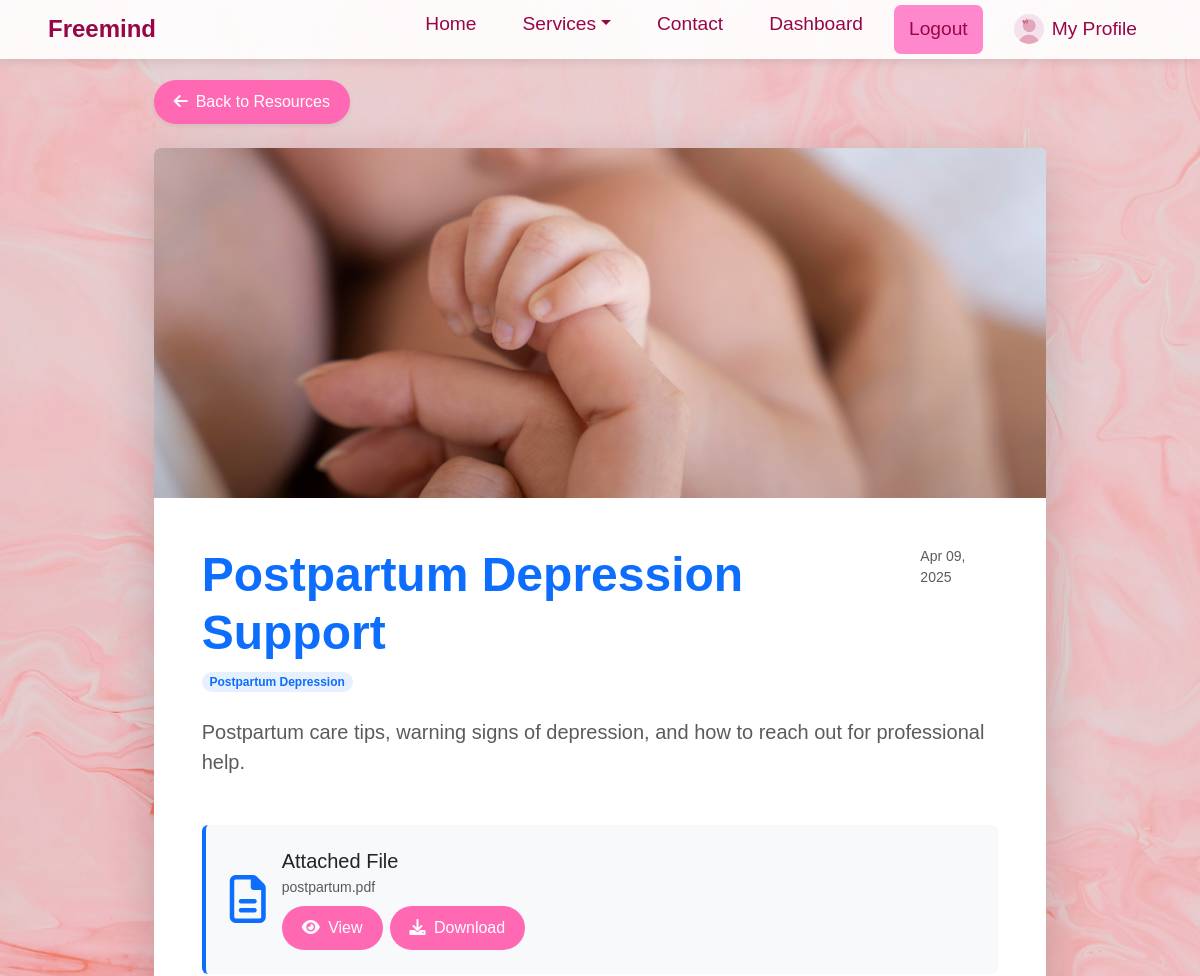
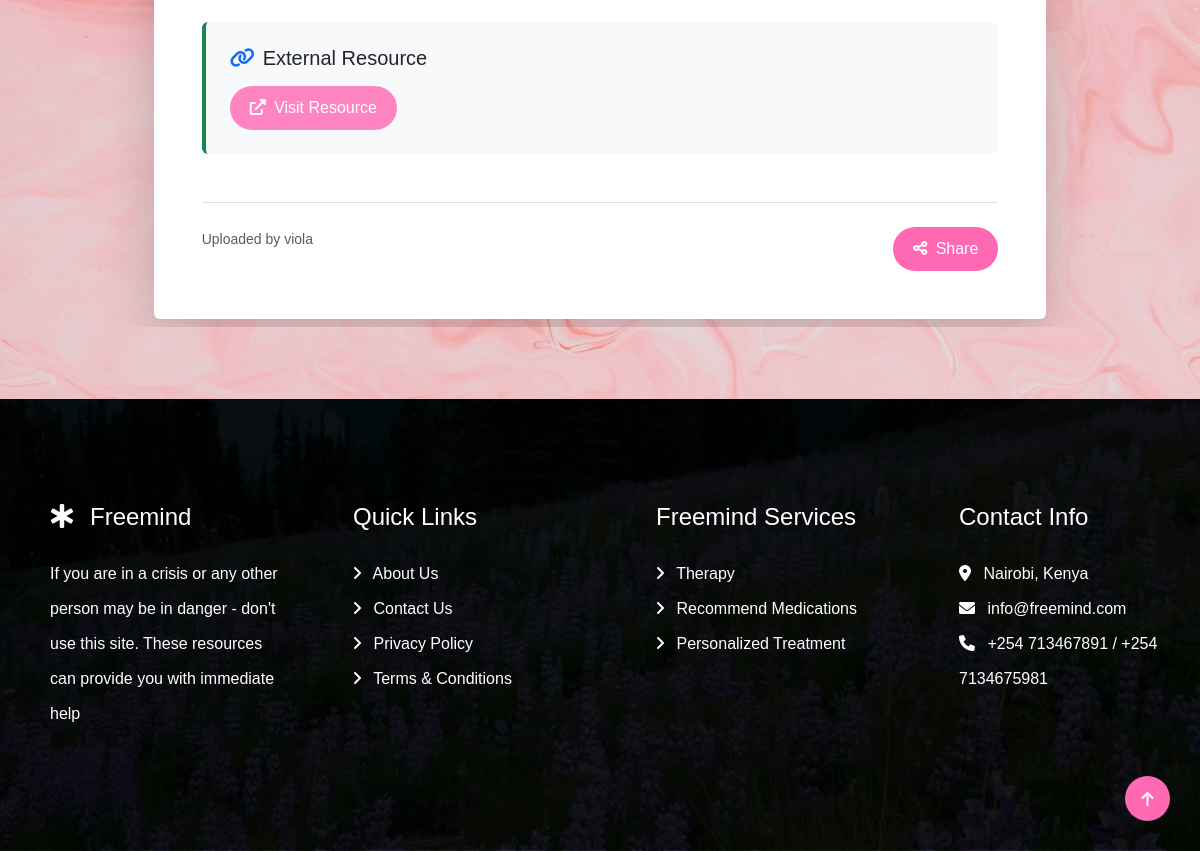
The page /resources/5/ (signed in) on the database its author committed (2 pictures, top to bottom).
### users/models.py (models this page shows, shortened)
class User(AbstractUser):
    ROLE_CHOICES = [
        ('patient', 'Patient'),
        ('therapist', 'Therapist'),
        ('admin', 'Admin'),
    ]
    role = models.CharField(max_length=10, choices=ROLE_CHOICES, default='patient')
    email = models.EmailField(unique=True)
    groups = models.ManyToManyField(Group, related_name="custom_user_groups", blank=True)
    user_permissions = models.ManyToManyField(Permission, related_name="custom_user_permissions", blank=True)
    date_joined = models.DateTimeField(
        ('date joined'),
        default=timezone.now,
        editable=False
    )

class Profile(models.Model):
    user = models.OneToOneField(User, on_delete=models.CASCADE, related_name='profile')
    image = models.ImageField(
        upload_to='profile_images/',
        default='default.jpg',
        blank=True,
        null=True,
        validators=[
            FileExtensionValidator(allowed_extensions=['jpg', 'jpeg', 'png']),
            validate_file_size  # Custom file size validator
        ]
    )
    phone = models.CharField(max_length=15, unique=True, blank=True, null=True)
    gender = models.CharField(max_length=10, choices=[('Male', 'Male'), ('Female', 'Female')], null=True)
    dob = models.DateField(null=True, blank=True)
    county = models.CharField(max_length=100, null=True, blank=True)
    language = models.CharField(max_length=50,  choices=[('English', 'English'), ('Swahili', 'Swahili'), ('English, Swahili', 'English, Swahili')],blank=True, null=True)
    preferred_gender = models.CharField(
        max_length=10,
        choices=[('Male', 'Male'), ('Female', 'Female')],
        blank=True,
        null=True
    )
    specializations = models.ManyToManyField(Specialization, blank=True)
    assigned_therapist = models.ForeignKey( 'Therapist', on_delete=models.SET_NULL, null=True, blank=True)
    uploaded_file = models.FileField(
        upload_to='profile_files/%Y/%m/%d/',
        blank=True,
        null=True,
        validators=[
            FileExtensionValidator(allowed_extensions=['pdf', 'doc', 'docx', 'txt']),
            validate_uploaded_file_size  # Custom file size validator
        ]
    )

### resources/models.py (models this page shows, shortened)
class Resource(models.Model):
    title = models.CharField(max_length=255)
    description = models.TextField()
    categories = models.CharField(max_length=255, blank=True, null=True)
    file = models.FileField(upload_to='resources/', blank=True, null=True)
    link = models.URLField(blank=True, null=True)
    images = models.ImageField(upload_to='resources/', blank=True, null=True)
    resource_type = models.CharField(max_length=255, blank=True, null=True)
    created_by = models.ForeignKey(User, on_delete=models.SET_NULL, null=True, blank=True)
    created_at = models.DateTimeField(auto_now_add=True)
    class Meta:
        ordering = ['-created_at']

### resources/views.py (the view)
# urls.py: path('<int:pk>/', views.resource_detail, name='resource_detail'),
def resource_detail(request, pk):
    resource = get_object_or_404(Resource, pk=pk)
    return render(request, 'resources/resource_details.html', {
        'resource': resource
    })

### resources/templates/resources/resource_details.html (shortened to what this page needs)
{% extends 'core/base.html' %}
{% load static %}
{% block content %}
<div class="container py-5">
    <div class="row justify-content-center">
        <div class="col-lg-10">
            <a href="{% url 'resource_content' %}" class="btn btn-light mb-4 rounded-pill shadow-sm">
                <i class="fas fa-arrow-left me-2"></i>Back to Resources
            </a>
            <div class="card border-0 shadow-lg overflow-hidden">
                {% if resource.images %}
                <div class="resource-image-container">
                    <img src="{{ resource.images.url }}" class="card-img-top" alt="{{ resource.title }}">
                    <div class="image-overlay"></div>
                </div>
                {% endif %}
                <div class="card-body p-4 p-md-5">
                    <div class="d-flex justify-content-between align-items-start mb-4">
                        <div>
                            <h1 class="display-5 fw-bold text-primary">{{ resource.title }}</h1>
                            <span class="badge bg-primary-soft text-primary rounded-pill">{{ resource.categories }}</span>
                        </div>
                        <small class="text-muted">{{ resource.created_at|date:"M d, Y" }}</small>
                    </div>
                    <div class="mb-5">
                        <p class="lead text-muted">{{ resource.description }}</p>
                    </div>
                    {% if resource.file %}
                    <div class="resource-file-card mb-4 p-4 bg-light rounded">
                        <div class="d-flex align-items-center">
                            <div class="file-icon me-3">
                                <i class="far fa-file-alt fa-3x text-primary"></i>
                            </div>
                            <div class="flex-grow-1">
                                <h5 class="mb-1">Attached File</h5>
                                <p class="small text-muted mb-2">{{ resource.file.name|cut:"resources/" }}</p>
                                <div class="btn-group">
                                    <a href="{{ resource.file.url }}" target="_blank" class="btn btn-primary rounded-pill me-2">
                                        <i class="fas fa-eye me-1"></i> View
                                    </a>
                                    <a href="{{ resource.file.url }}" download class="btn btn-outline-primary rounded-pill">
                                        <i class="fas fa-download me-1"></i> Download
                                    </a>
                                </div>
                            </div>
                        </div>
                    </div>
                    {% endif %}
                    {% if resource.link %}
                    <div class="resource-link-card p-4 bg-light rounded mb-4">
                        <h5 class="mb-3"><i class="fas fa-link text-primary me-2"></i>External Resource</h5>
                        <a href="{{ resource.link }}" target="_blank" class="btn btn-success rounded-pill">
                            <i class="fas fa-external-link-alt me-1"></i> Visit Resource
                        </a>
                    </div>
                    {% endif %}
                    <div class="d-flex justify-content-between mt-5 pt-4 border-top">
                        <div>
                            <small class="text-muted">Uploaded by {{ resource.created_by }}</small>
                        </div>
                        <div>
                            <a href="#" class="btn btn-sm btn-outline-secondary rounded-pill ms-2">
                                <i class="fas fa-share-alt me-1"></i> Share
                            </a>
                        </div>
                    </div>
                </div>
            </div>
        </div>
    </div>
</div>
{% endblock %}

### core/templates/core/base.html (shortened to what this page needs)
{% load static %}
<!DOCTYPE html>
<html lang="en">
<head>
    <link href="https://cdn.jsdelivr.net/npm/bootstrap@5.3.3/dist/css/bootstrap.min.css" rel="stylesheet">
    <link href="https://cdn.jsdelivr.net/npm/bootstrap-icons@1.4.1/font/bootstrap-icons.css" rel="stylesheet">
    <link rel="stylesheet" href="https://use.fontawesome.com/releases/v5.15.4/css/all.css"/>
    <link rel="stylesheet" href="https://cdnjs.cloudflare.com/ajax/libs/font-awesome/6.0.0/css/all.min.css">
    <link rel="stylesheet" type="text/css" href="{% static 'css/main.css' %}" >
    <link rel="stylesheet" href="https://cdnjs.cloudflare.com/ajax/libs/animate.css/4.1.1/animate.min.css">
    <link rel="stylesheet" href="https://cdnjs.cloudflare.com/ajax/libs/OwlCarousel2/2.3.4/assets/owl.carousel.min.css">
    <link rel="stylesheet" href="https://cdnjs.cloudflare.com/ajax/libs/OwlCarousel2/2.3.4/assets/owl.theme.default.min.css">
</head>
<body>
  <div class="container-fluid p-0">
    <nav class="navbar sticky-top navbar-expand-lg navbar-light bg-white px-4 px-lg-5 py-3 py-lg-0 justify-content-between">
        <a class="navbar-brand fw-bold" href="{% url 'index' %}">Freemind</a>
        <div class="collapse navbar-collapse" id="navbarNav">
            <div class="navbar-nav ms-auto d-flex justify-content-end gap-3 py-0">
                {% if not user.is_staff and not user.therapist %}
                    <a href="{% url 'index' %}" class="nav-item nav-link link-hover">Home</a>
                    <div class="nav-item dropdown">
                        <a href="#" class="nav-link dropdown-toggle link-hover" data-bs-toggle="dropdown">Services</a>
                    </div>
                    <a href="{% url 'contact' %}" class="nav-item nav-link link-hover">Contact</a>
                {% endif %}
                {% if user.is_authenticated %}
                    {% if user.is_staff %}
                        <a href="{% url 'admin_dashboard' %}" class="nav-item nav-link link-hover">Dashboard</a>
                    {% elif user.therapist %}
                        <a href="{% url 'therapist_dashboard' %}" class="nav-item nav-link link-hover">Dashboard</a>
                    {% elif user.profile %}
                         <a href ="{% url 'patient_dashboard' %}" class="nav-item nav-link link-hover">Dashboard</a>
                    {% endif %}
                    <form method="post" action="{% url 'logout' %}" class="d-inline">
                        <button type="submit" class="nav-item nav-link therapist-link">Logout</button>
                    </form>
                    <a href="{% if user.therapist %}{% url 'therapist_profile_view' %}{% else %}{% url 'profile_view' %}{% endif %}"
                       class="nav-link d-flex align-items-center">
                       {% if user.therapist %}
                           {% if user.therapist.image %}
                               <img src="{{ user.therapist.image.url }}" alt="Profile" class="rounded-circle me-2" style="width: 30px; height: 30px; object-fit: cover;">
                           {% else %}
                               <div class="rounded-circle bg-light d-flex align-items-center justify-content-center me-2" style="width: 30px; height: 30px;">
                                   <i class="fas fa-user-md text-muted"></i>
                               </div>
                           {% endif %}
                        {% else %}
                           {% if user.profile.image %}
                               <img src="{{ user.profile.image.url }}" alt="Profile" class="rounded-circle me-2" style="width: 30px; height: 30px; object-fit: cover;">
                           {% else %}
                               <div class="rounded-circle bg-light d-flex align-items-center justify-content-center me-2" style="width: 30px; height: 30px;">
                                   <i class="fas fa-user text-muted"></i>
                               </div>
                           {% endif %}
                        {% endif %}
                        My Profile
                    </a>
                {% else %}
                    <a href="{% url 'register' %}" class="nav-item nav-link therapist-link">Register</a>
                    <a href="{% url 'login_view' %}" class="nav-item nav-link link-hover">Login</a>
                {% endif %}
            </div>
        </div>
    </nav>
  </div>
    <div class="container py-4">
        {% block content %}{% endblock %}
    </div>
<div class="container-fluid footer py-5 wow fadeIn" data-wow-delay="0.2s">
    <div class="container py-5">
        <div class="row g-5">
            <div class="col-md-6 col-lg-3 col-xl-3">
                <div class="footer-item d-flex flex-column">
                    <h4 class="text-white mb-4"><i class="fas fa-star-of-life me-3"></i>Freemind</h4>
                    <p> If you are in a crisis or any other person may be in danger - don't use this site. These resources can provide you with immediate help</p>
                </div>
            </div>
            <div class="col-md-6 col-lg-3 col-xl-3">
                <div class="footer-item d-flex flex-column">
                    <h4 class="mb-4 text-white">Quick Links</h4>
                    <a href="{% url 'about_view' %}"><i class="fas fa-angle-right me-2"></i> About Us</a>
                    <a href="{% url 'contact' %}"><i class="fas fa-angle-right me-2"></i> Contact Us</a>
                    <a href="{% url 'policy_view' %}"><i class="fas fa-angle-right me-2"></i> Privacy Policy</a>
                    <a href="{% url 'terms_and_conditions_view' %}"><i class="fas fa-angle-right me-2"></i> Terms & Conditions</a>
                </div>
            </div>
            <div class="col-md-6 col-lg-3 col-xl-3">
                <div class="footer-item d-flex flex-column">
                    <h4 class="mb-4 text-white">Freemind Services</h4>
                    <a href="{% url 'login_view' %}"><i class="fas fa-angle-right me-2"></i> Therapy</a>
                    <a href="{% url 'login_view' %}"><i class="fas fa-angle-right me-2"></i> Recommend Medications</a>
                    <a href="{% url 'login_view' %}"><i class="fas fa-angle-right me-2"></i> Personalized Treatment</a>
                </div>
            </div>
            <div class="col-md-6 col-lg-3 col-xl-3">
                <div class="footer-item d-flex flex-column">
                    <h4 class="mb-4 text-white">Contact Info</h4>
                    <a href="#"><i class="fa fa-map-marker-alt me-2"></i> Nairobi, Kenya</a>
                    <a href="#"><i class="fas fa-envelope me-2"></i> info@freemind.com</a>
                    <a href="#"><i class="fas fa-phone me-2"></i> +254 713467891 / +254 7134675981</a>
                </div>
            </div>
        </div>
    </div>
</div>
    <a href="#" class="btn btn-primary btn-lg-square back-to-top"><i class="fa fa-arrow-up"></i></a>
</body>
</html>

### rows shown on the page
User: profile.image (placeholder picture)
Resource: images (picture), title "Postpartum Depression Support", categories "Postpartum Depression", created_at "Apr 09, 2025", description "Postpartum care tips, warning signs of depression, and how to reach out for professional help.", file.name "postpartum.pdf", created_by "viola"
